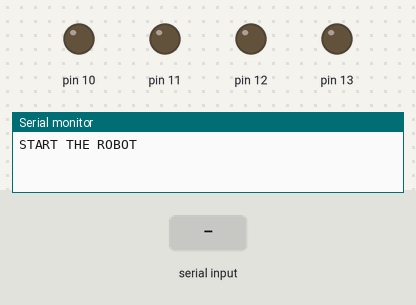
This sketch was run on a simulated Arduino Uno, built with avr-gcc and run on an emulated ATmega328P. Parts: output pins drawn as LEDs (lit = HIGH), the last lines printed to the serial monitor. The inputs (shaded band) are chosen by the test bench.

Above: at 1.2 s.
1.3 s: "a" received over Serial
At 2.2 s:
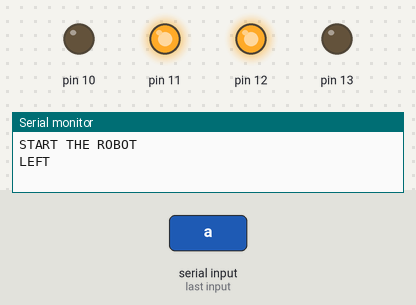
2.8 s: "D" received over Serial
At 3.4 s:
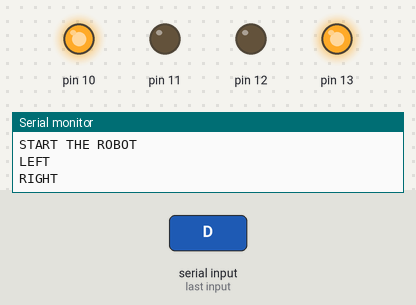
4.3 s: "W" received over Serial
At 5.5 s:
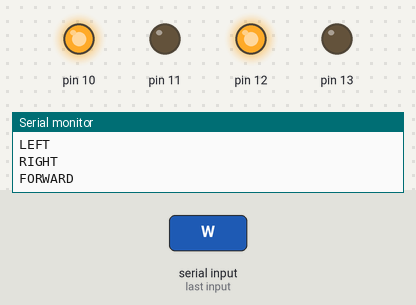
5.8 s: "X" received over Serial
At 6.9 s:
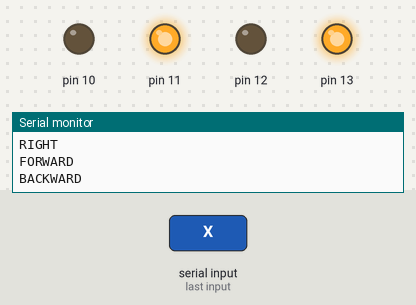
7.3 s: "A" received over Serial
At 8.0 s:
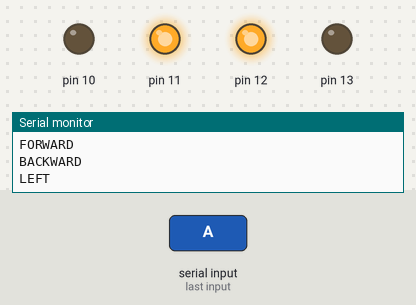
8.8 s: "d" received over Serial
At 9.1 s:
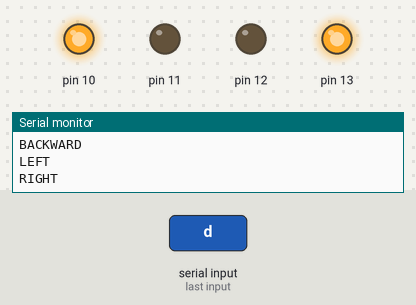
Timing chart, 0 to 11.3 s (numbered marks = the images above; inputs shaded):
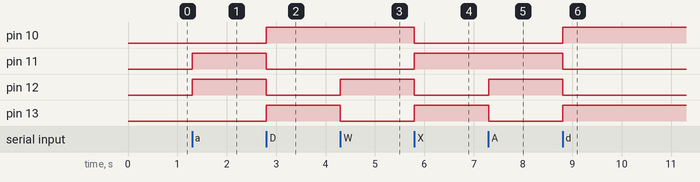

The sketch:

PC_CONTROL_ROBOT.ino
```cpp
void setup()
{
pinMode(10,OUTPUT);
pinMode(11,OUTPUT);
pinMode(12,OUTPUT);
pinMode(13,OUTPUT);
Serial.begin(9600);
Serial.println("START THE ROBOT");
}

void loop()
{
if(Serial.available()>0)
{
char c = Serial.read();
if(c=='a' || c=='A'){                         //LEFT TURN
Serial.println("LEFT");
digitalWrite(10,LOW);
digitalWrite(11,HIGH);
digitalWrite(12,HIGH);
digitalWrite(13,LOW);
}

if(c=='D' || c=='d'){                         //RIGHT TURN
Serial.println("RIGHT");
digitalWrite(10,HIGH);
digitalWrite(11,LOW);
digitalWrite(12,LOW);
digitalWrite(13,HIGH);
}

if(c=='W' || c=='w'){                         //FORWARD
Serial.println("FORWARD");
digitalWrite(10,HIGH);
digitalWrite(11,LOW);
digitalWrite(12,HIGH);
digitalWrite(13,LOW);
}

if(c=='X' || c=='x'){                         //BACKWARD
Serial.println("BACKWARD");
digitalWrite(10,LOW);
digitalWrite(11,HIGH);
digitalWrite(12,LOW);
digitalWrite(13,HIGH);
}

if(c=='s' || c=='S'){                         //STOP
Serial.println("STOP");
digitalWrite(10,LOW);
digitalWrite(11,LOW);
digitalWrite(12,LOW);
digitalWrite(13,LOW);
}
}
}
```

Measured:
- after the input at 1.3 s, pin 11, pin 12: LOW → HIGH at once
- after the input at 2.8 s, pin 10, pin 13: LOW → HIGH at once; pin 11, pin 12: HIGH → LOW at once
- after the input at 4.3 s, pin 12: LOW → HIGH at once; pin 13: HIGH → LOW at once
- after the input at 5.8 s, pin 10, pin 12: HIGH → LOW at once; pin 11, pin 13: LOW → HIGH at once
- after the input at 7.3 s, pin 12: LOW → HIGH at once; pin 13: HIGH → LOW at once
- after the input at 8.8 s, pin 10, pin 13: LOW → HIGH at once; pin 11, pin 12: HIGH → LOW at once
